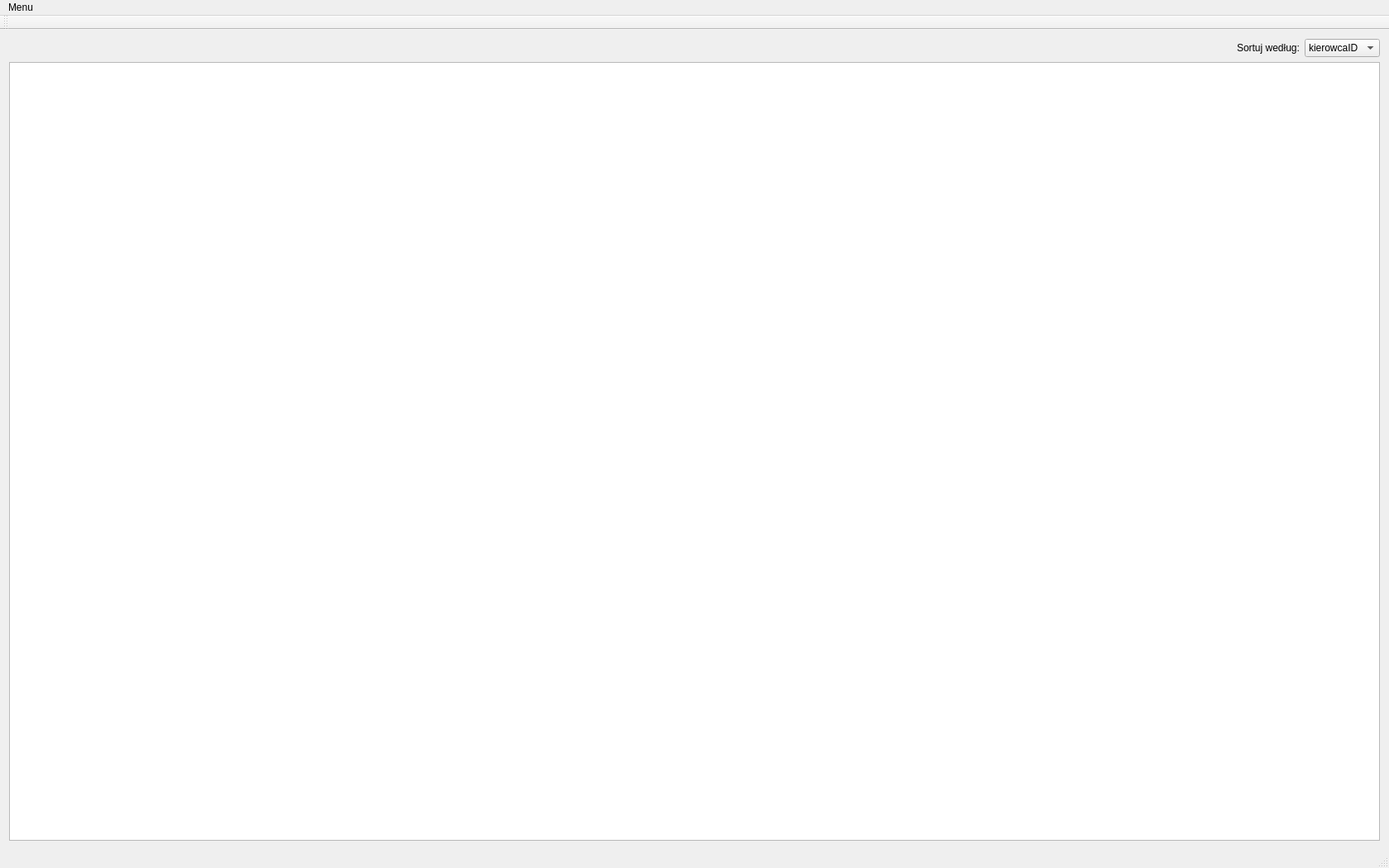
<?xml version="1.0" encoding="UTF-8"?>
<ui version="4.0">
 <class>MainWindow</class>
 <widget class="QMainWindow" name="MainWindow">
  <property name="geometry">
   <rect>
    <x>0</x>
    <y>0</y>
    <width>1680</width>
    <height>1050</height>
   </rect>
  </property>
  <property name="windowTitle">
   <string>MainWindow</string>
  </property>
  <widget class="QWidget" name="centralWidget">
   <layout class="QGridLayout" name="gridLayout">
    <item row="1" column="0" colspan="4">
     <widget class="QTableWidget" name="tableWidget_Main"/>
    </item>
    <item row="0" column="1">
     <spacer name="horizontalSpacer">
      <property name="orientation">
       <enum>Qt::Horizontal</enum>
      </property>
      <property name="sizeHint" stdset="0">
       <size>
        <width>40</width>
        <height>20</height>
       </size>
      </property>
     </spacer>
    </item>
    <item row="0" column="3">
     <widget class="QComboBox" name="comboBox_Sort">
      <item>
       <property name="text">
        <string>kierowcaID</string>
       </property>
      </item>
      <item>
       <property name="text">
        <string>Nazwisko</string>
       </property>
      </item>
      <item>
       <property name="text">
        <string>Pesel</string>
       </property>
      </item>
     </widget>
    </item>
    <item row="0" column="2">
     <widget class="QLabel" name="label">
      <property name="text">
       <string>Sortuj według:</string>
      </property>
     </widget>
    </item>
   </layout>
  </widget>
  <widget class="QToolBar" name="mainToolBar">
   <attribute name="toolBarArea">
    <enum>TopToolBarArea</enum>
   </attribute>
   <attribute name="toolBarBreak">
    <bool>false</bool>
   </attribute>
  </widget>
  <widget class="QStatusBar" name="statusBar"/>
  <widget class="QMenuBar" name="menuBar">
   <property name="geometry">
    <rect>
     <x>0</x>
     <y>0</y>
     <width>1680</width>
     <height>21</height>
    </rect>
   </property>
   <widget class="QMenu" name="menuMenu">
    <property name="title">
     <string>Menu</string>
    </property>
    <addaction name="actionUstawiania"/>
    <addaction name="separator"/>
    <addaction name="actionDodaj"/>
   </widget>
   <addaction name="menuMenu"/>
  </widget>
  <action name="actionUstawiania">
   <property name="text">
    <string>Ustawiania</string>
   </property>
  </action>
  <action name="actionDodaj">
   <property name="text">
    <string>Dodaj</string>
   </property>
  </action>
 </widget>
 <layoutdefault spacing="6" margin="11"/>
 <resources/>
 <connections/>
</ui>
